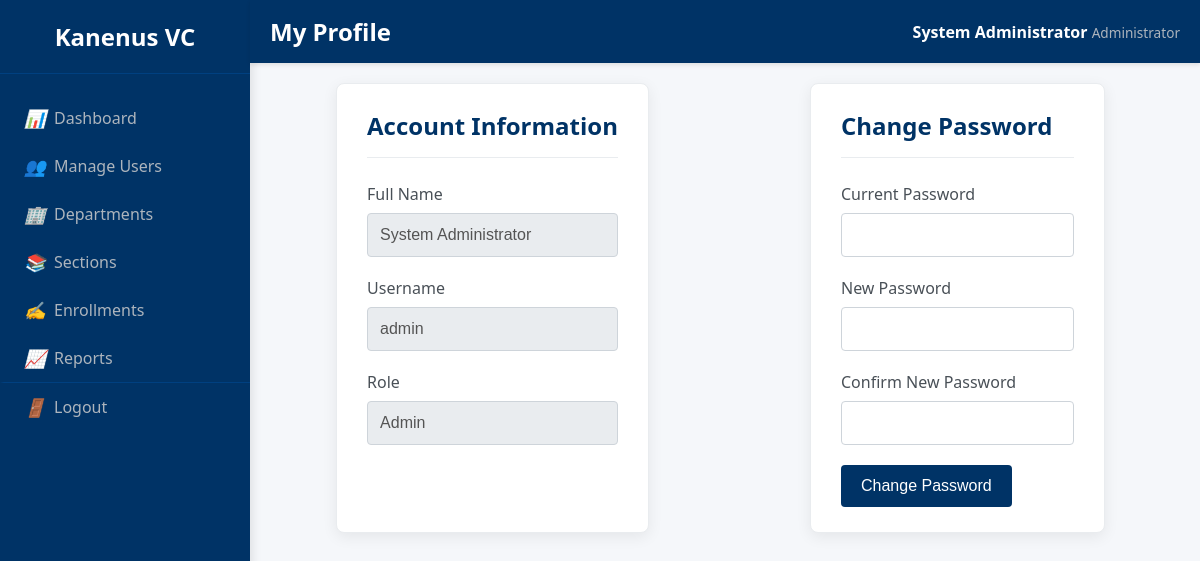
The page /VCLS/profile.php (signed in) on the database its author committed.
### tables this page shows
CREATE TABLE `users` (
  `id` int(11) NOT NULL,
  `username` varchar(50) NOT NULL,
  `password` varchar(255) NOT NULL,
  `full_name` varchar(100) NOT NULL,
  `role` enum('admin','teacher','student') NOT NULL,
  `created_at` timestamp NOT NULL DEFAULT current_timestamp(),
  `gender` enum('male','female','other','not_specified') NOT NULL DEFAULT 'not_specified'
);

### VCLS/profile.php (the view, shortened to what this page needs)
<?php
$user_id = $_SESSION['user_id'];
require_once 'includes/db_connect.php';
$user_stmt = $conn->prepare("SELECT full_name, username, role FROM users WHERE id = ?");
$user_stmt->bind_param("i", $user_id);
$user_stmt->execute();
$user = $user_stmt->get_result()->fetch_assoc();
?>
<div class="profile-grid">
    <div class="form-container">
        <h2>Account Information</h2>
        <form>
            <div class="form-group"><label for="full_name">Full Name</label><input type="text" id="full_name" value="<?php echo htmlspecialchars($user['full_name']); ?>" disabled></div>
            <div class="form-group"><label for="username">Username</label><input type="text" id="username" value="<?php echo htmlspecialchars($user['username']); ?>" disabled></div>
            <div class="form-group"><label for="role">Role</label><input type="text" id="role" value="<?php echo ucfirst($user['role']); ?>" disabled></div>
        </form>
    </div>
    <div class="form-container">
        <h2>Change Password</h2>
        <form method="post" action="profile.php">
            <div class="form-group"><label for="current_password">Current Password</label><input type="password" id="current_password" name="current_password" required></div>
            <div class="form-group"><label for="new_password">New Password</label><input type="password" id="new_password" name="new_password" required></div>
            <div class="form-group"><label for="confirm_password">Confirm New Password</label><input type="password" id="confirm_password" name="confirm_password" required></div>
            <button type="submit" class="btn">Change Password</button>
        </form>
    </div>
</div>

### VCLS/assets/css/dashboard.css (style rules this page uses)
body { margin: 0; padding: 0; background-color: #f5f7fa; color: #333; font-family: 'Segoe UI', Tahoma, Geneva, Verdana, sans-serif; }
.btn { display: inline-block; padding: 8px 16px; background-color: #003366; color: white; border: none; border-radius: 4px; cursor: pointer; text-decoration: none; transition: background-color 0.3s; }
.form-container { max-width: 700px; margin: 0 auto; background-color: #ffffff; padding: 25px 30px; border-radius: 8px; box-shadow: 0 4px 15px rgba(0,0,0,0.07); border: 1px solid #e9ecef; }
.form-container h2 { color: #003366; margin-top: 0; margin-bottom: 25px; font-size: 1.5em; border-bottom: 1px solid #e9ecef; padding-bottom: 15px; }
.form-group { margin-bottom: 20px; }
.form-group label { display: block; margin-bottom: 8px; font-weight: 500; color: #495057; }
.form-group input[type="text"], .form-group input[type="password"], .form-group input[type="url"], .form-group input[type="file"], .form-group input[type="datetime-local"], .form-group textarea, .form-group select { width: 100%; padding: 12px; border: 1px solid #ced4da; border-radius: 4px; box-sizing: border-box; transition: border-color 0.2s, box-shadow 0.2s; font-size: 1em; }
.form-container .btn { padding: 12px 20px; font-size: 1em; font-weight: 500; }

### VCLS/profile.php (style rules this page uses)
.profile-grid { display: grid; grid-template-columns: repeat(auto-fit, minmax(350px, 1fr)); gap: 20px; }
input:disabled { background-color: #e9ecef; cursor: not-allowed; }

### rows shown on the page
users: full_name "System Administrator", username "admin", role "Admin"

### other values the page prints
$page_title "My Profile"
$_SESSION['full_name'] "System Administrator"
